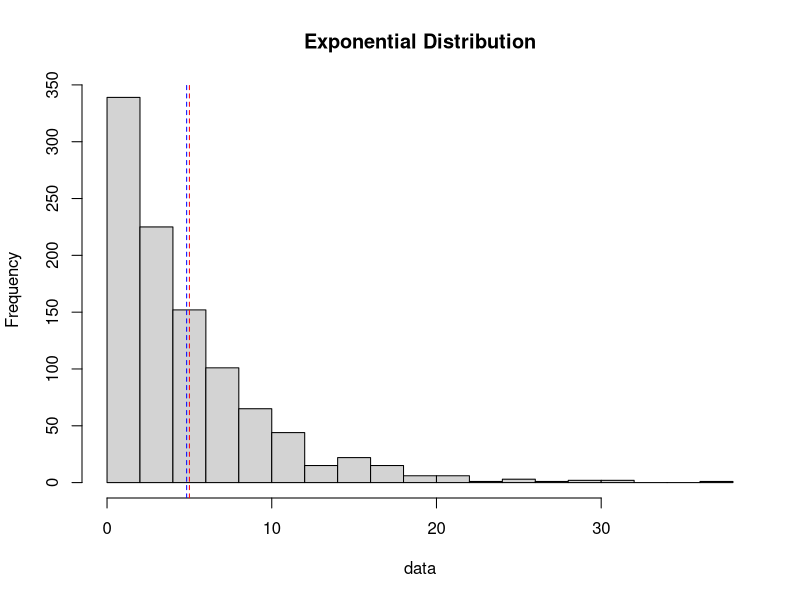
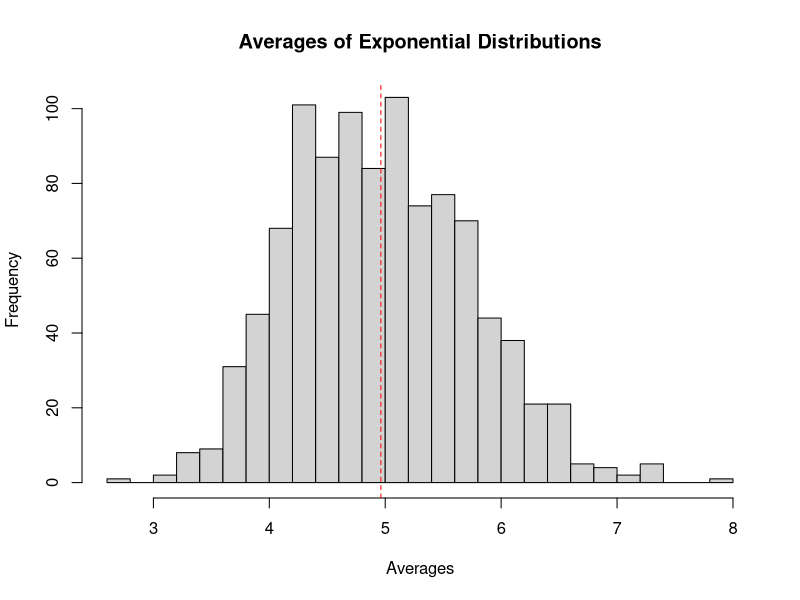

These charts were generated, in order, by the following R code:
## ---- chunk 1
lambda = 0.2; data = rexp(1000,lambda);
## ---- chunk 2
t_mean = 1/lambda;r_avg = mean(data);
hist(data,breaks=25,main="Exponential Distribution");
abline(v=t_mean,col='red',lty=2);abline(v=r_avg,col='blue',lty=2);
## ---- chunk 3
t_mean - r_avg
## ---- chunk 4
sd(data)
## ---- chunk 5
1/lambda - sd(data)
## ---- chunk 6
mean_s<-c();for(i in 1:1000){mean_s <-c (mean_s , mean(rexp(40,lambda)));}
hist(mean_s,breaks=25,main="Averages of Exponential Distributions",xlab="Averages");
abline(v=mean(mean_s),col='red',lty=2);
## ---- chunk 7
mean(mean_s)
